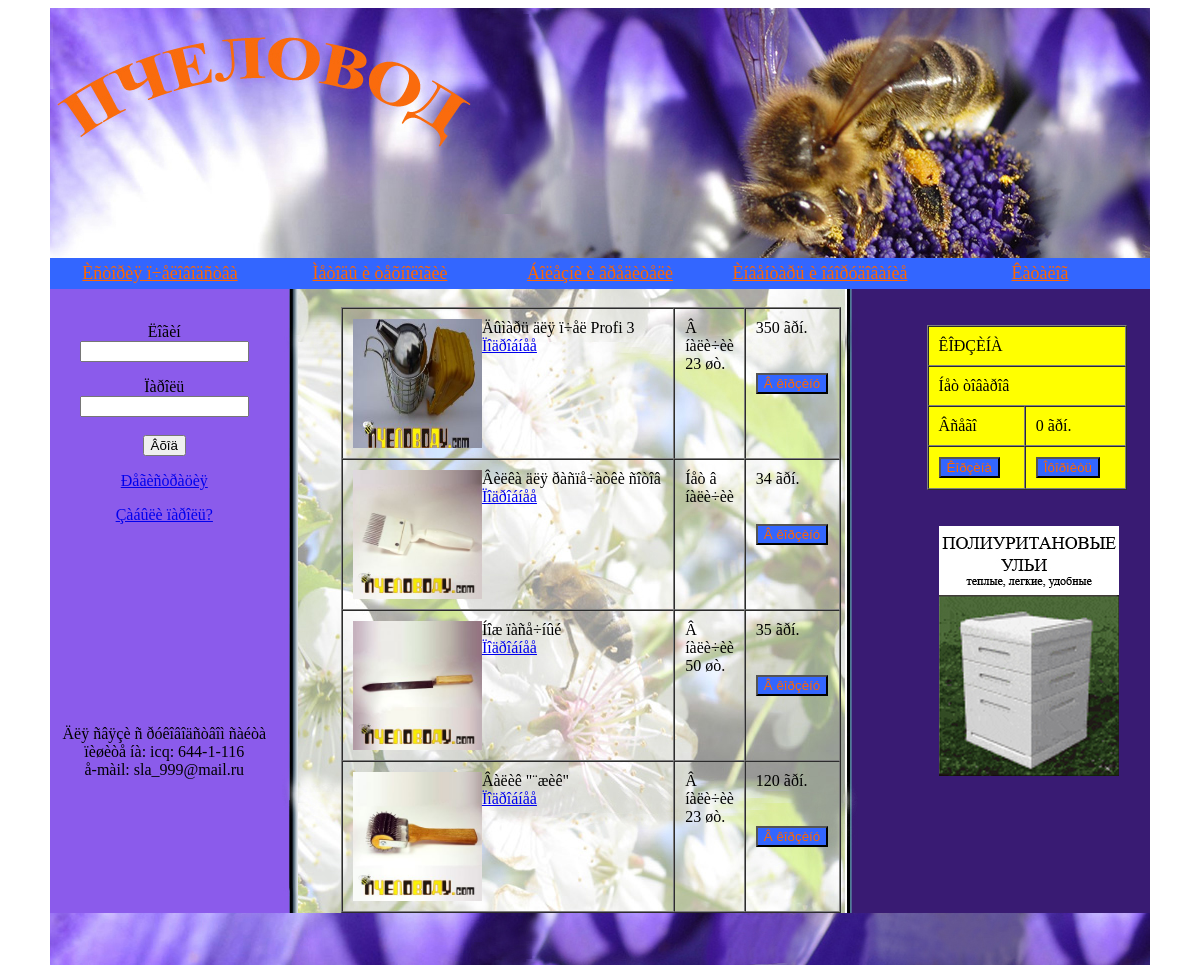
Screenshot of /index53.php with the database file from the repository.
### tables this page shows
CREATE TABLE IF NOT EXISTS `price` (
  `id` int(5) NOT NULL AUTO_INCREMENT,
  `name` char(200) DEFAULT NULL,
  `price` char(10) DEFAULT NULL,
  `quantity` int(5) DEFAULT NULL,
  `detail` char(200) DEFAULT NULL,
  `file_name` char(200) DEFAULT NULL,
  PRIMARY KEY (`id`)
);

### index53.php (the view, shortened to what this page needs)
<!DOCTYPE html PUBLIC "-//W3C//DTD XHTML 1.0 Strict//EN"
    "http://www.w3.org/TR/xhtml1/DTD/xhtml1-strict.dtd">
<html xmlns="http://www.w3.org/1999/xhtml">
<head>
  <link rel="stylesheet" href="mmstyle.css" type="text/css" media="screen" />
</head>
<body>
    <table align="center" style=" table-layout:  auto" width="1100" border="0px" cellpadding="0" cellspacing="0" border="0" background="image/fon.jpg" bordercolorlight="#000000">
      <tr>
        <td colspan="3"><img src="image/baner.jpg" width="1100" height="250" align="top" alt="" />
         <div id="mainmenu">
                <ul id="nav">
                  <li><a href="#">Èñòîðèÿ ï÷åëîâîäñòâà</a>
                  </li>
                  <li><a href="#">Ìåòîäû è òåõíîëîãèè</a>
                  </li>
                  <li><a href="#">Áîëåçíè è âðåäèòåëè</a>
                  </li>
                  <li><a href="#">Èíâåíòàðü è îáîðóäîâàíèå</a>
                  </li>
                  <li><a href="#">Êàòàëîã</a>
                  </li>
                </ul>
            </div>
        </td>
      </tr>
      <tr>
        <td width="360" height="100" align="center" valign="top"><br>
            <?php
                if(isset($_SESSION['from1']))
                {
                    echo "Çäðàñòâóéòå, ".$_SESSION['from1']."!";
                    echo "<form action=\"index.php\" method=\"get\"><br><br>";
                    echo "<input type=\"submit\" name=\"sub\" value=\"Âûõîä\"/></p></form>";
                    if(isset($_GET['sub']))
                    {
                        session_destroy();
                    }
                }
                else
                {
                     echo "<form action=\"key.php\" method=\"get\">";
                     echo "<p align=\"center\"><label for=\"username\">Ëîãèí</label><br/>";
                     echo "<input name=\"username\" type=\"text\" size=\"18\"/></p>";
                     echo "<p align=\"center\"><label for=\"passwd\">Ïàðîëü</label><br/>";
                     echo "<input name=\"passwd\" type=\"password\" size=\"18\"/><br/><br>";
                     echo "<input type=\"submit\" name=\"sub\" value=\"Âõîä\"/></p>";
                     echo "<p align=\"center\"><a href=\"registr.php\">Ðåãèñòðàöèÿ</a><br/>";
                     echo "<p align=\"center\"><a href=\"#\">Çàáûëè ïàðîëü?</a><br/>";
                     echo "</form>";
                }
            ?>
        </td>
        <td rowspan="2" width="900" align="center">
        <br>
        <table align="center" border="1" bordercolorlight="#000000" width="500" cellspacing="0" cellpadding="10" >
          <tr>
            <td>
                <?php
                  $sum=0;$qaunt_tov=0;$res1 = 0;
                  $host="localhost";
                  $link = mysql_connect($host,"root") or die(mysql_errno($link).mysql_error($link));
                  $rez = mysql_query("select * from price") or die(mysql_errno($link).mysql_error($link));
                  $file_name = mysql_result($rez,8,"file_name");
                  echo "<img src=\"".$file_name."\"width=\"129\" height=\"129\" align=\"left\">";
                  echo mysql_result($rez,8,"name");
                  echo "<br><a href=\"#\">"."Ïîäðîáíåå"."</a>";
                ?>
            </td>
            <td valign="top" width="30">
            <?php
                $quantity = mysql_result($rez,8,"quantity");
                if($quantity>0){echo "Â íàëè÷èè<br>".$quantity." øò.";}
                else{echo "Íåò â íàëè÷èè";}
            ?>
            </td>
            <td valign="top">
            <?php
                $price = mysql_result($rez,8,"price");
                echo $price." ãðí.";
            ?>
            <form action="#" method="post">
            <br><br><input type="submit" name="korzina" value="Â êîðçèíó" size="6" style="background-color: #3366FF; color: #FF6600"/></form>
            </td>
          </tr>
          <tr>
            <td>
            <?php
                $file_name = mysql_result($rez,9,"file_name");
                echo "<img src=\"".$file_name."\"width=\"129\" height=\"129\" align=\"left\">";
                echo mysql_result($rez,9,"name");
                echo "<br><a href=\"#\">"."Ïîäðîáíåå"."</a>";
            ?>
            </td>
            <td valign="top">
            <?php
                $quantity = mysql_result($rez,9,"quantity");
                if($quantity>0){echo "Â íàëè÷èè<br>".$quantity." øò.";}
                else{echo "Íåò â íàëè÷èè";}
            ?>
            </td>
            <td valign="top">
            <?php
                $price = mysql_result($rez,9,"price");
                echo $price." ãðí.";
            ?>
            <form action="#" method="post">
            <br><br><input type="submit" name="korzina1" value="Â êîðçèíó" size="6" style="background-color: #3366FF; color: #FF6600"/></form>
            </td>
          </tr>
        <tr>
            <td>
            <?php
                $file_name = mysql_result($rez,10,"file_name");
                echo "<img src=\"".$file_name."\"width=\"129\" height=\"129\" align=\"left\">";
                echo mysql_result($rez,10,"name");
                echo "<br><a href=\"#\">"."Ïîäðîáíåå"."</a>";
            ?>
            </td>
            <td valign="top">
            <?php
                $quantity = mysql_result($rez,10,"quantity");
                if($quantity>0){echo "Â íàëè÷èè<br>".$quantity." øò.";}
                else{echo "Íåò â íàëè÷èè";}
            ?>
            </td>
            <td valign="top">
            <?php
                $price = mysql_result($rez,10,"price");
                echo $price." ãðí.";
            ?>
            <form action="#" method="post">
            <br><br><input type="submit" name="korzina3" value="Â êîðçèíó" size="6" style="background-color: #3366FF; color: #FF6600"/></form>
            </td>
          </tr>
          <tr>
            <td>
            <?php
                $file_name = mysql_result($rez,11,"file_name");
                echo "<img src=\"".$file_name."\"width=\"129\" height=\"129\" align=\"left\">";
                echo mysql_result($rez,11,"name");
                echo "<br><a href=\"#\">"."Ïîäðîáíåå"."</a>";
            ?>
            </td>
            <td valign="top">
            <?php
                $quantity = mysql_result($rez,11,"quantity");
                if($quantity>0){echo "Â íàëè÷èè<br>".$quantity." øò.";}
                else{echo "Íåò â íàëè÷èè";}
            ?>
            </td>
            <td valign="top">
            <?php
                $price = mysql_result($rez,11,"price");
                echo $price." ãðí.";
            ?>
            <form action="#" method="post">
            <br><br><input type="submit" name="korzina4" value="Â êîðçèíó" size="6" style="background-color: #3366FF; color: #FF6600"/></form>
            </td>
          </tr>
        </table>
        </td>
        <td rowspan="2" width="350" valign="top" align="center"><br><br>
        <table align="center" border="1" bordercolorlight="#000000" width="200" cellspacing="0" cellpadding="10" bgcolor="#FFFF00">
          <tr>
            <td colspan="2">ÊÎÐÇÈÍÀ</td>
          </tr>
          <tr>
            <td colspan="2">
            <?php
            if($sum>0)
            {
             ++$qaunt_tov;
             echo $qaunt_tov." òîâ.";
             $_SESSION["qaunt_tov1"]=$qaunt_tov;
            }
            else
            {
              echo "Íåò òîâàðîâ";
            }
            ?>
            </td>
          </tr>
          <tr>
            <td>Âñåãî</td>
            <td>
            <?php
                  if($sum>0)
                  {
                  $res1 = $sum+$res1;
                  echo $res1." ãðí.";
                  $_SESSION["res11"]=$res1;
                  $name_rec1 = $name_rec;
                  $quant_rec=1;
                  $price_rec1 = $price_rec;
                  $db_name1="mybase";
                  $table1="temp";
                  $host1="localhost";
                  $link1 = mysql_connect($host1,"root") or die(mysql_errno($link1).mysql_error($link1));
                  $db1 = mysql_select_db($db_name1,$link1) or die(mysql_errno($link1).mysql_error($link1));
                  $sql1 = "INSERT INTO temp(id,name,quantity,price) VALUES('$qaunt_tov','$name_rec1','$quant_rec','$price_rec1')";
                  $rez1 = mysql_query($sql1,$link1);
                  }
                  else
                  {
                    echo "0 ãðí.";
                  }
            ?>
            </td>
          </tr>
          <tr>
            <td><form action="korzina.php" method="post"><input type="submit" name="korzina_rez" value="Êîðçèíà" size="6" style="background-color: #3366FF; color: #FF6600"/></form></td>
            <td><form action="check.php" method="post"><input type="submit" name="form" value="Îôîðìèòü" size="20" style="background-color: #3366FF; color: #FF6600"/></form></td>
          </tr>
        </table>
        <br><br>
        &nbsp;<a href="#"><img src="image/ppu.jpg" width="180" height="250" alt="" /></a>
        </td>
      </tr>
      <tr>
        <td height="300" align="center"><br>
           Äëÿ ñâÿçè ñ ðóêîâîäñòâîì ñàéòà ïèøèòå íà:
            icq: 644-1-116<br>
                å-màil: sla_999@mail.ru
        </td>
      </tr>
    </table>
    <table align="center" width="1100" height="52" cellpadding="0" cellspacing="0" background="image/down.jpg">
      <tr>
        <td align="right">
        </td>
      </tr>
    </table>
</body>
</html>

### mmstyle.css (style rules this page uses)
#mainmenu { float:left; }
#mainmenu ul { margin: 0; padding: 0; list-style: none; }
#mainmenu ul li { position: relative; float:left; }
#mainmenu ul li a { float:left; color: #FF6600; width:220px; font-stretch: wider; font: bold; font-size:18px; padding: 5px 0 5px 0; text-align:center; background: #3366FF; }

### rows the page displays
price: file_name (picture), name "Äûìàðü äëÿ ï÷åë Profi 3", quantity "23", price "350"
price: file_name (picture), name "Âèëêà äëÿ ðàñïå÷àòêè ñîòîâ", price "34"
price: file_name (picture), name "Íîæ ïàñå÷íûé", quantity "50", price "35"
price: file_name (picture), name "Âàëèê \"¨æèê\"", quantity "23", price "120"
